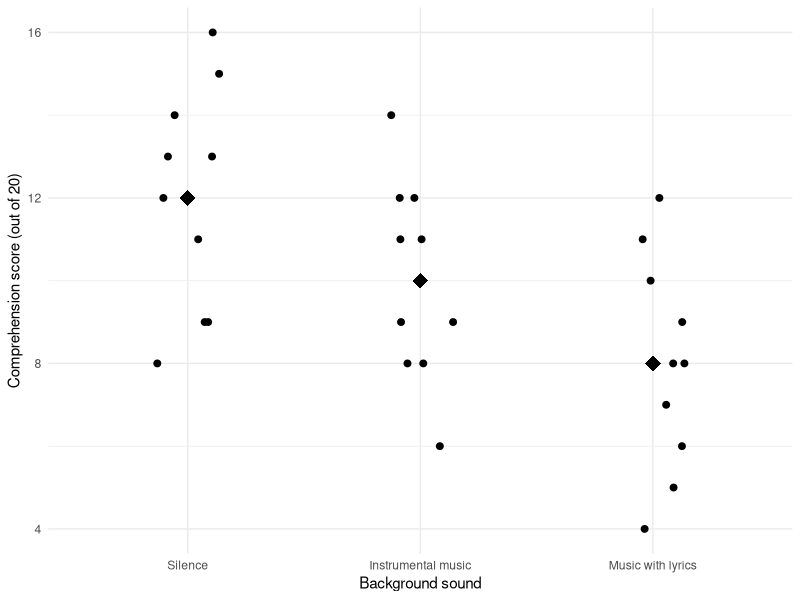
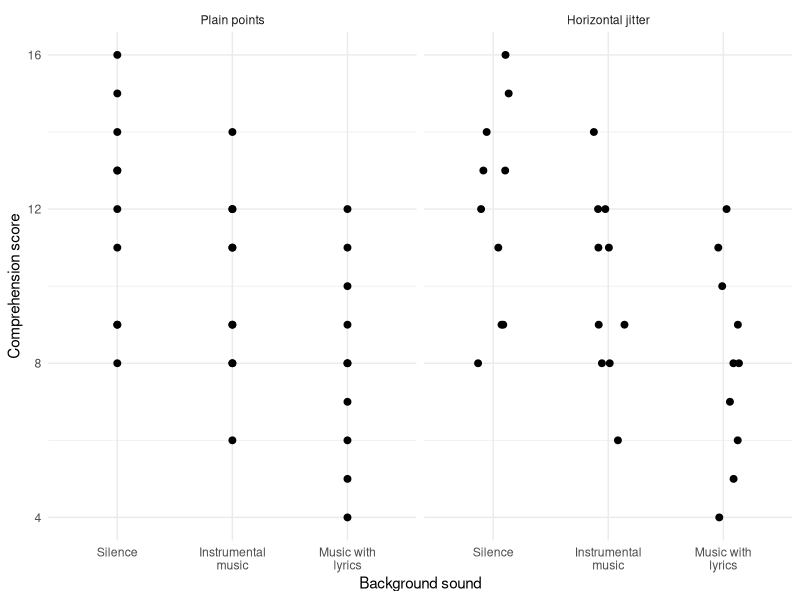
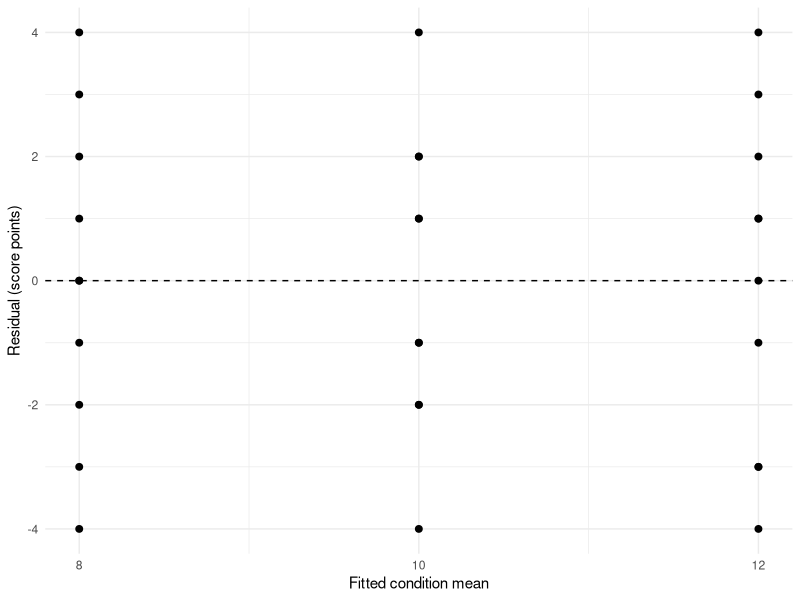
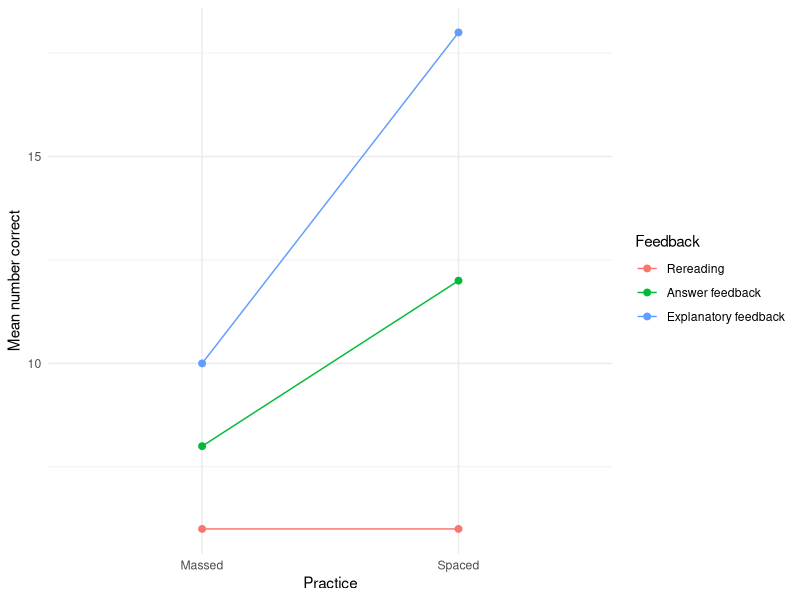
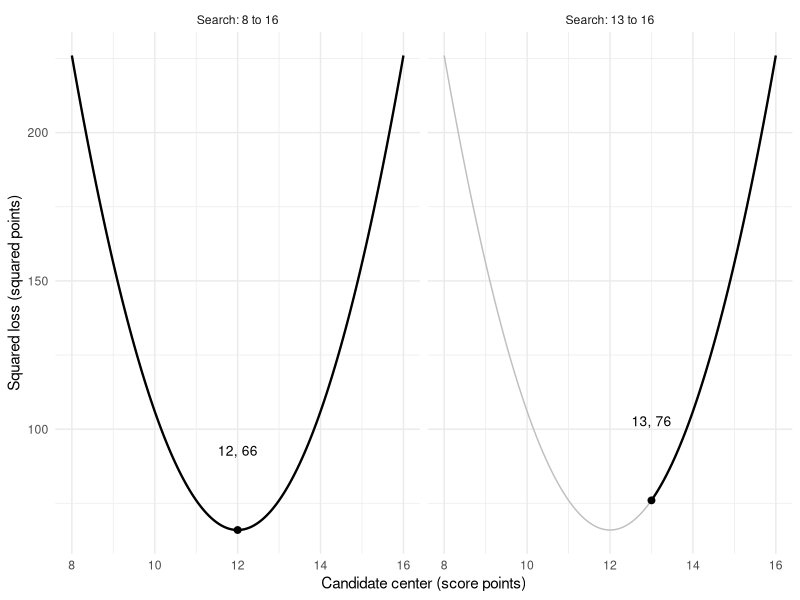
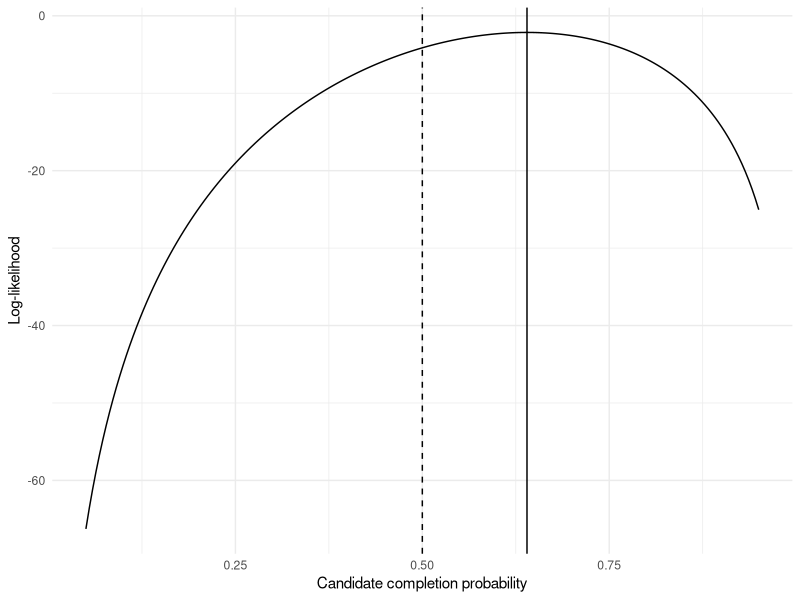
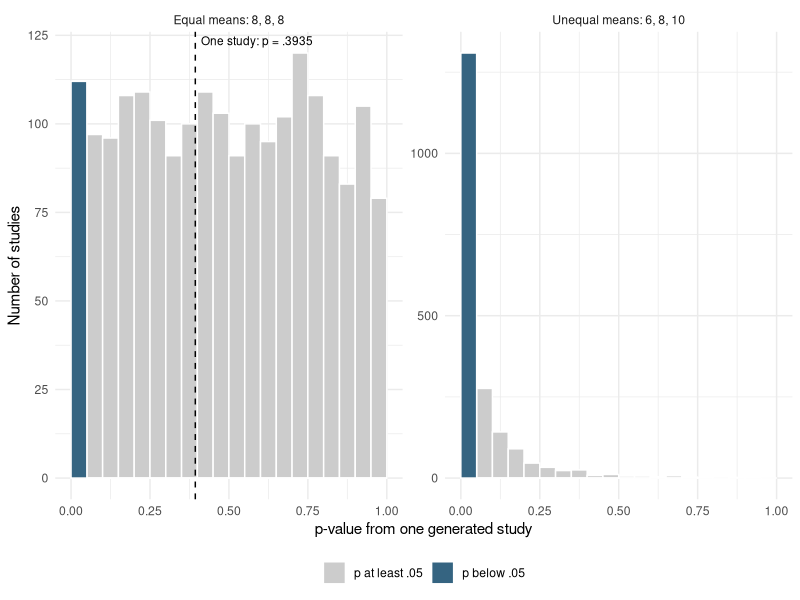
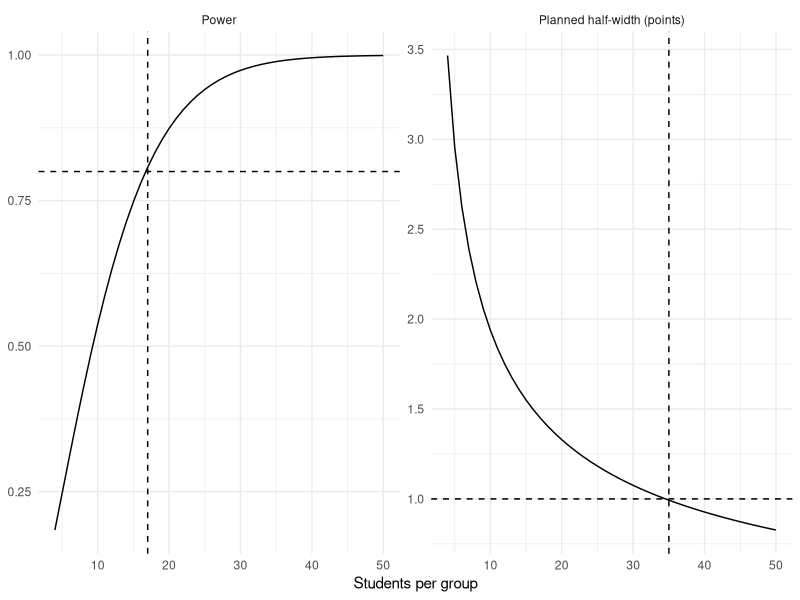

The R source for these figures, in order:
## ---- chunk 1
#| label: setup
#| include: false
knitr::opts_chunk$set(echo = TRUE, warning = FALSE, message = FALSE,
                     collapse = TRUE, comment = "#>")
if (knitr::is_latex_output()) knitr::opts_chunk$set(dev = "cairo_pdf")
options(digits = 10, width = 65, show.signif.stars = FALSE)
## ---- chunk 2
#| label: ch06-sound-setup
#| include: false
sound_data <- data.frame(
  sound = factor(rep(c("Silence", "Instrumental music",
    "Music with lyrics"), each = 10),
    levels = c("Silence", "Instrumental music",
      "Music with lyrics")),
  score = c(8, 9, 9, 11, 12, 13, 13, 14, 15, 16,
    6, 8, 8, 9, 9, 11, 11, 12, 12, 14,
    4, 5, 6, 7, 8, 8, 9, 10, 11, 12))
## ---- chunk 3
#| label: ch06-sound-summary
table(sound_data$sound)
with(sound_data, tapply(score, sound, mean))
with(sound_data, tapply(score, sound, sd))
## ---- chunk 4
#| label: fig-ch06-sound-groups
#| echo: false
#| fig-width: 6.4
#| fig-height: 3.5
#| fig-cap: "Individual comprehension scores and their three condition means."
#| fig-alt: "Ten scores in each of Silence, Instrumental music and Music with lyrics, spread slightly sideways so that tied scores stay visible, lie around means 12, 10 and 8. Larger diamonds mark the means; the three spreads are similar."
library(ggplot2)
set.seed(12345)
group_means <- aggregate(score ~ sound, sound_data, mean)
p <- ggplot(sound_data, aes(sound, score))
p + geom_jitter(width = 0.15, height = 0, size = 2) +
  geom_point(data = group_means, shape = 18, size = 5,
    colour = "black") +
  labs(x = "Background sound",
    y = "Comprehension score (out of 20)") +
  theme_minimal(base_size = 11)
## ---- chunk 5
#| label: ch06-indicator-fit
indicator_fit <- lm(score ~ sound, data = sound_data)
coef(indicator_fit)
## ---- chunk 6
#| label: ch06-oneway-fit
one_fit <- aov(score ~ sound, data = sound_data)
anova(one_fit)
## ---- chunk 7
#| label: fig-ch06-plot-choices
#| echo: false
#| fig-width: 6.4
#| fig-height: 3.4
#| fig-cap: "The same thirty scores, with and without horizontal displacement of tied points."
#| fig-alt: "Plain points show 23 distinct locations for 30 students. Horizontal jitter separates tied observations but leaves their vertical scores unchanged. Both panels retain the same three conditions and score scale."
plot_data <- rbind(transform(sound_data, view = "Plain points"),
  transform(sound_data, view = "Horizontal jitter"))
plot_data$view <- factor(plot_data$view,
  levels = c("Plain points", "Horizontal jitter"))
set.seed(12345)
ggplot(plot_data, aes(sound, score)) +
  geom_point(data = subset(plot_data, view == "Plain points"), size = 2) +
  geom_jitter(data = subset(plot_data, view == "Horizontal jitter"),
    width = .15, height = 0, size = 2) +
  facet_wrap(~ view) +
  scale_x_discrete(labels = c("Silence", "Instrumental\nmusic", "Music with\nlyrics")) +
  labs(x = "Background sound", y = "Comprehension score") +
  theme_minimal(base_size = 11)
## ---- chunk 8
#| label: ch06-tukey
TukeyHSD(one_fit, "sound", conf.level = .95)
## ---- chunk 9
#| label: fig-ch06-residuals
#| echo: false
#| fig-width: 6.1
#| fig-height: 3.0
#| fig-cap: "Centering scores on their fitted condition means exposes the residual spreads."
#| fig-alt: "Residuals form three vertical strips at fitted means 8, 10 and 12. Each spans minus 4 to 4; tied residuals overlap. A horizontal zero line marks the fitted mean in each condition."
residual_data <- data.frame(fitted = fitted(one_fit),
  residual = resid(one_fit))
ggplot(residual_data, aes(fitted, residual)) + geom_point(size = 2) +
  geom_hline(yintercept = 0, linetype = 2) +
  scale_x_continuous(breaks = c(8, 10, 12)) +
  labs(x = "Fitted condition mean", y = "Residual (score points)") +
  theme_minimal(base_size = 11)
## ---- chunk 10
#| label: ch06-welch-oneway
oneway.test(score ~ sound, data = sound_data)
## ---- chunk 11
#| label: ch06-feedback-setup
#| include: false
feedback_data <- data.frame(
  student = 1:24,
  feedback = factor(rep(c("Rereading", "Answer feedback",
    "Explanatory feedback"), each = 8),
    levels = c("Rereading", "Answer feedback",
      "Explanatory feedback")),
  practice = factor(rep(rep(c("Massed", "Spaced"),
    each = 4), 3), levels = c("Massed", "Spaced")),
  score = c(4,5,7,8, 4,5,7,8, 6,7,9,10, 10,11,13,14,
    8,9,11,12, 16,17,19,20))
## ---- chunk 12
#| label: ch06-cell-summaries
with(feedback_data, table(feedback, practice))
cell_mean <- with(feedback_data,
  tapply(score, list(feedback, practice), mean))
cell_mean
## ---- chunk 13
#| label: fig-ch06-feedback-interaction
#| echo: false
#| fig-pos: "!ht"
#| fig-width: 6.4
#| fig-height: 3.6
#| fig-cap: "The practice difference depends on feedback."
#| fig-alt: "Rereading joins 6 to 6, Answer feedback joins 8 to 12, and Explanatory feedback joins 10 to 18 from Massed to Spaced. The lines have different slopes."
cell_plot <- aggregate(score ~ feedback + practice,
  feedback_data, mean)
ggplot(cell_plot, aes(practice, score, colour = feedback,
  group = feedback)) + geom_line() + geom_point(size = 2) +
  labs(x = "Practice", y = "Mean number correct",
    colour = "Feedback") +
  theme_minimal(base_size = 11)
## ---- chunk 14
#| label: ch06-nested-f
additive_fit <- lm(score ~ feedback + practice, data = feedback_data)
full_fit <- lm(score ~ feedback * practice, data = feedback_data)
coef(additive_fit)
anova(additive_fit, full_fit)
## ---- chunk 15
#| label: ch06-factorial-fit
two_fit <- aov(score ~ feedback * practice, data = feedback_data)
anova(two_fit)
## ---- chunk 16
#| label: ch06-one-proportion
one_prop <- prop.test(32, 50, p = .5, correct = FALSE)
one_prop$estimate
one_prop$statistic
one_prop$p.value
one_prop$conf.int
## ---- chunk 17
#| label: ch06-two-way-counts
#| include: false
counts <- matrix(c(32, 18, 18, 32), nrow = 2,
  byrow = TRUE,
  dimnames = list(Format = c("Online", "In person"),
    Result = c("Completed", "Not completed")))
prop.table(counts, margin = 1)
count_test <- chisq.test(counts, correct = FALSE)
count_test$expected
count_test$statistic
count_test$p.value
count_test$residuals
## ---- chunk 18
#| label: ch06-show-counts
prop.table(counts, margin = 1)
chisq.test(counts, correct = FALSE)
## ---- chunk 19
#| label: ch06-scalar-squared-loss
silence <- subset(sound_data, sound == "Silence")$score
loss <- function(center) sum((silence - center)^2)
mean_fit <- optimize(loss, interval = range(silence))
c(center = mean_fit$minimum, squared_loss = mean_fit$objective)
## ---- chunk 20
#| label: fig-ch06-loss-search
#| echo: false
#| fig-pos: "!ht"
#| fig-width: 6.4
#| fig-height: 3.2
#| fig-cap: "The search interval changes the permitted answer, while the data and squared-loss curve stay fixed."
#| fig-alt: "The same bowl-shaped squared-loss curve appears in two panels. Searching centers from 8 to 16 gives the minimum at 12 with loss 66. Restricting the search to 13 through 16 excludes that point and gives an endpoint minimum at 13 with loss 76. Gray shows the excluded part of the same curve."
silence <- c(8, 9, 9, 11, 12, 13, 13, 14, 15, 16)
loss <- function(center) sum((silence - center)^2)
centers <- seq(8, 16, length.out = 161)
intervals <- c("Search: 8 to 16", "Search: 13 to 16")
curve <- data.frame(center = rep(centers, 2),
  loss = rep(sapply(centers, loss), 2),
  interval = factor(rep(intervals, each = length(centers)), levels = intervals))
allowed <- subset(curve, interval == intervals[1] | center >= 13)
best <- data.frame(center = c(12, 13), loss = c(66, 76),
  interval = factor(intervals, levels = intervals), label = c("12, 66", "13, 76"))
ggplot(curve, aes(center, loss)) + geom_line(color = "grey75") +
  geom_line(data = allowed, linewidth = .8) +
  geom_point(data = best, size = 2) +
  geom_text(data = best, aes(label = label), nudge_y = 25, vjust = 0, size = 3.5) +
  facet_wrap(~ interval) +
  labs(x = "Candidate center (score points)", y = "Squared loss (squared points)") +
  theme_minimal(base_size = 11)
## ---- chunk 21
#| label: ch06-scalar-binomial-mle
negative_loglik <- function(p) {
  -dbinom(32, size = 50, prob = p, log = TRUE)
}
likelihood_fit <- optimize(negative_loglik, interval = c(0, 1))
c(numerical = likelihood_fit$minimum, analytic = 32/50,
  negative_loglik = likelihood_fit$objective)
negative_loglik(.5)
## ---- chunk 22
#| label: fig-ch06-likelihood
#| echo: false
#| fig-pos: "!ht"
#| fig-width: 6.1
#| fig-height: 3.4
#| fig-cap: "The binomial log-likelihood is largest at the observed proportion."
#| fig-alt: "For 32 successes in 50 fixed trials, the log-likelihood curve peaks at candidate probability .64. A dashed line at .5 intersects the curve at a lower value."
likelihood_grid <- data.frame(p = seq(.05, .95, length.out = 200))
likelihood_grid$loglik <- dbinom(32, size = 50,
  prob = likelihood_grid$p, log = TRUE)
ggplot(likelihood_grid, aes(p, loglik)) + geom_line() +
  geom_vline(xintercept = .64) +
  geom_vline(xintercept = .5, linetype = 2) +
  labs(x = "Candidate completion probability", y = "Log-likelihood") +
  theme_minimal(base_size = 11)
## ---- chunk 23
#| label: ch06-one-generated-anova
set.seed(60630)
n_per_group <- 4
sim_group <- factor(rep(1:3, each = n_per_group))
sim_score <- rnorm(3*n_per_group,
  mean = rep(c(8, 8, 8), each = n_per_group), sd = sqrt(10/3))
anova(lm(sim_score ~ sim_group))
## ---- chunk 24
#| label: fig-ch06-repeated-studies
#| echo: false
#| fig-pos: "H"
#| fig-width: 6.4
#| fig-height: 2.8
#| fig-cap: "One study contributes one p-value to the repeated results. The shaded first bin contains p-values below .05; the panels use different count scales."
#| fig-alt: "Histograms show 2,000 p-values from four students per group under equal means and unequal means. The first bin contains 112 null rejections and 1,309 alternative rejections. A vertical line at .3935 marks the first generated null study's p-value."
one_anova_p <- function(n, means, sigma) {
  group <- factor(rep(1:3, each = n))
  score <- rnorm(3*n, mean = rep(means, each = n), sd = sigma)
  anova(lm(score ~ group))[1, "Pr(>F)"]
}
set.seed(60630)
B <- 2000
results <- data.frame(n = c(4, 12), type1 = NA_real_, power = NA_real_)
for (j in 1:nrow(results)) {
  n <- results$n[j]
  null_p <- replicate(B, one_anova_p(n, c(8, 8, 8), sqrt(10/3)))
  alternative_p <- replicate(B, one_anova_p(n, c(6, 8, 10), sqrt(10/3)))
  results$type1[j] <- mean(null_p < .05)
  results$power[j] <- mean(alternative_p < .05)
  if (j == 1) first_p <- data.frame(p = c(null_p, alternative_p),
    model = factor(rep(c("Equal means: 8, 8, 8", "Unequal means: 6, 8, 10"),
      each = B), levels = c("Equal means: 8, 8, 8", "Unequal means: 6, 8, 10")))
}
wide_null <- replicate(B, one_anova_p(4, c(8, 8, 8), 2*sqrt(10/3)))
wide_alt <- replicate(B, one_anova_p(4, c(6, 8, 10), 2*sqrt(10/3)))
wide_rates <- c(type1 = mean(wide_null < .05), power = mean(wide_alt < .05))
stopifnot(identical(results$type1, c(.056, .05)),
  identical(results$power, c(.6545, .999)),
  isTRUE(all.equal(unname(wide_rates), c(.0525, .2165))))
first_p$decision <- factor(first_p$p < .05, levels = c(FALSE, TRUE),
  labels = c("p at least .05", "p below .05"))
one_study <- data.frame(p = .3935,
  model = factor("Equal means: 8, 8, 8", levels = levels(first_p$model)))
ggplot(first_p, aes(p, fill = decision)) +
  geom_histogram(binwidth = .05, boundary = 0, color = "white") +
  geom_vline(data = one_study, aes(xintercept = p), linetype = 2) +
  geom_text(data = one_study, aes(x = p, y = Inf, label = "One study: p = .3935"),
    inherit.aes = FALSE, hjust = -.05, vjust = 1.5, size = 3) +
  facet_wrap(~ model, scales = "free_y") +
  scale_fill_manual(values = c("grey80", "#356481"), name = NULL) +
  labs(x = "p-value from one generated study", y = "Number of studies") +
  theme_minimal(base_size = 11) + theme(legend.position = "bottom")
## ---- chunk 25
#| label: ch06-contrast-power
#| include: false
contrast_power <- function(n, delta = 2, sigma = sqrt(10/3)) {
  df <- 3*(n-1)
  critical <- qt(1 - .05/(2*2), df)
  ncp <- delta / (sigma * sqrt(2/n))
  pt(-critical, df, ncp = ncp) +
    pt(critical, df, ncp = ncp, lower.tail = FALSE)
}
round(c(n16 = contrast_power(16), n17 = contrast_power(17)), 4)
## ---- chunk 26
#| label: fig-ch06-planning
#| echo: false
#| fig-width: 6.4
#| fig-height: 2.7
#| fig-cap: "Power and planned interval width impose different sample-size targets."
#| fig-alt: "For the same two-comparison three-group procedure, power rises above .8 at 17 students per group. Planned simultaneous interval half-width falls below one point at 35 students per group."
n_grid <- 4:50
powers <- sapply(n_grid, contrast_power)
half_width <- qt(1-.05/(2*2), 3*(n_grid-1)) *
  sqrt(2*(10/3)/n_grid)
panel <- c("Power", "Planned half-width (points)")
planning <- data.frame(n = rep(n_grid, 2),
  value = c(powers, half_width),
  target = factor(rep(panel, each = length(n_grid)), levels = panel))
targets <- data.frame(target = factor(panel, levels = panel),
  value = c(.8, 1), n = c(17, 35))
ggplot(planning, aes(n, value)) + geom_line() +
  geom_hline(aes(yintercept = value), data = targets, linetype = 2) +
  geom_vline(aes(xintercept = n), data = targets, linetype = 2) +
  facet_wrap(~ target, scales = "free_y") +
  labs(x = "Students per group", y = NULL) +
  theme_minimal(base_size = 11)
## ---- chunk 27
#| label: ch06-anchor-check
#| include: false
local({
  near <- function(x, expected, tolerance = 5e-5) {
    stopifnot(length(x) == length(expected),
      all(abs(as.numeric(x) - expected) < tolerance))
  }
  one <- lm(score ~ 1, data = sound_data)
  group <- lm(score ~ sound, data = sound_data)
  near(c(deviance(one), df.residual(one), deviance(group),
    df.residual(group), anova(one, group)$F[2]), c(258,29,178,27,6.0674))
  se <- sqrt((178/27)*2/10)
  mult <- c(qt(.975,27), qt(1-.05/4,27),
    qtukey(.95,3,27)/sqrt(2), sqrt(2*qf(.95,2,27)))
  near(mult, c(2.0518,2.3734,2.4794,2.5900))
  near(-2-mult*se, c(-4.3561,-4.7253,-4.8470,-4.9740))
  near(-2+mult*se, c(.3561,.7253,.8470,.9740))
  fits <- list(lm(score~1,feedback_data), lm(score~feedback,feedback_data),
    lm(score~feedback+practice,feedback_data),
    lm(score~feedback*practice,feedback_data))
  near(sapply(fits,deviance),c(476,220,124,60))
  near(sapply(fits,df.residual),c(23,21,20,18))
  near(anova(fits[[3]],fits[[4]])$F[2],9.6)
  fewer <- subset(feedback_data,
    !(feedback=="Explanatory feedback" & score>=19))
  near(anova(lm(score~feedback*practice,fewer))$`Sum Sq`,
    c(139.7576,52.0833,36.25,50.5))
  near(anova(lm(score~practice*feedback,fewer))$`Sum Sq`,
    c(34.0909,157.75,36.25,50.5))
  near(anova(lm(score~feedback+practice,fewer),
    lm(score~feedback*practice,fewer))$F[2],5.7426)
  near(4+c(-1,1)*qt(.975,18)*sqrt(10/3),c(.1643,7.8357))
  near(4+c(-1,1)*sqrt(2*qf(.95,2,18))*sqrt(10/3),c(-.8680,8.8680))
  alone <- function(n) {
    df <- 3*(n-1); critical <- qt(.975,df); ncp <- 2/sqrt((10/3)*2/n)
    pt(-critical,df,ncp=ncp)+pt(critical,df,ncp=ncp,lower.tail=FALSE)
  }
  near(alone(14),.8068)
  stopifnot(alone(13)<.8, contrast_power(16)<.8, contrast_power(17)>.8)
  near(prop.test(c(32,18),c(50,50),correct=FALSE)$conf.int,
    c(.0918,.4682))
  near(-dbinom(32,50,.64,log=TRUE),2.1465)
  near(p.adjust(2*pt(-c(2,4)/sqrt((178/27)*2/10),27),"bonferroni"),
    c(.1859,.0034))
  near(4+c(-1,1)*qt(.975,18)*sqrt(2*(10/3)/4),c(1.2877,6.7123))
  near(qt(1-.05/4,3*(c(34,35)-1))*sqrt((10/3)*2/c(34,35)),
    c(1.0078,.9929))
})
